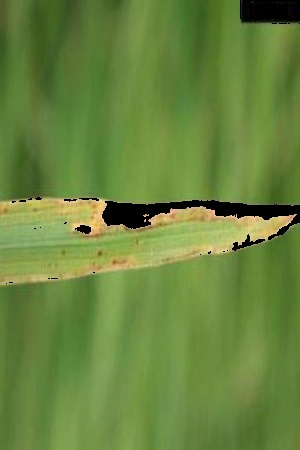
#> input picture ramesh&vydeki/images/result_image.jpg, 300 x 450 px
$ python segmentation.py
#> lines starting #> are read from the running program, lines starting #| are printed output that depends on the picture; after the words box and inside, x2 and y2 are one past the last pixel; in counts of white or black regions, pixels touching at a corner belong together
import cv2
import numpy as np
import matplotlib.pyplot as plt
from sklearn.cluster import KMeans

# Load the image
image = cv2.imread('./images/result_image.jpg')
#> image is the input picture: shape (450, 300, 3); mean B, G, R 61.8, 132.7, 104.4

# Convert the image to the HSV color space
hsv_image = cv2.cvtColor(image, cv2.COLOR_BGR2HSV)
#> hsv_image: shape (450, 300, 3); mean H, S, V 42, 139.4, 133.5

# Extract the hue component
hue = hsv_image[:, :, 0]
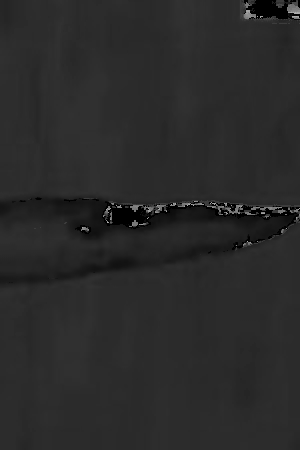
#> hue: shape (450, 300); min 0, max 177, mean 42

# Reshape the hue component to prepare it for K-Means clustering
reshaped_hue = hue.reshape((-1, 1))

# Define the number of clusters (2 for diseased and non-diseased parts)
num_clusters = 2

# Apply K-Means clustering
kmeans = KMeans(n_clusters=num_clusters, random_state=0)
kmeans.fit(reshaped_hue)

# Get the cluster centers
cluster_centers = kmeans.cluster_centers_.squeeze()

# Sort cluster centers by their values to ensure consistency
sorted_centers = np.sort(cluster_centers)

# Determine the threshold value as the middle point between the two clusters
threshold_value = (sorted_centers[0] + sorted_centers[1]) / 2

# Create masks for diseased and non-diseased parts based on the threshold
diseased_mask = hue > threshold_value
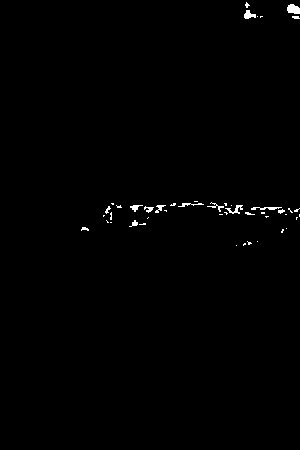
#> diseased_mask: shape (450, 300) bool; 0.6% white; 46 white regions (32 under 20 px), largest, box (x1, y1, x2, y2) and area: (287, 4, 300, 14) 102, (244, 10, 256, 19) 67, (225, 205, 243, 214) 66
non_diseased_mask = hue <= threshold_value

# Set the diseased and non-diseased parts in separate images
diseased_part = np.zeros_like(image)
diseased_part[diseased_mask] = image[diseased_mask]

non_diseased_part = np.zeros_like(image)
non_diseased_part[non_diseased_mask] = image[non_diseased_mask]

# Create histograms for hue values of both parts
hist_diseased = cv2.calcHist([hue], [0], diseased_mask.astype(np.uint8), [256], [0, 256])
#> hist_diseased = 256 values, max 382 at index 120, min 0 at index 0, mean 3.18
hist_non_diseased = cv2.calcHist([hue], [0], non_diseased_mask.astype(np.uint8), [256], [0, 256])
#> hist_non_diseased = 256 values, max 32278 at index 43, min 0 at index 1, mean 524.2

# Display the histograms
plt.subplot(2, 1, 1)
plt.plot(hist_diseased, color='r')
plt.title('Histogram of Hue in Diseased Part')
plt.subplot(2, 1, 2)
plt.plot(hist_non_diseased, color='g')
plt.title('Histogram of Hue in Non-Diseased Part')
plt.show()
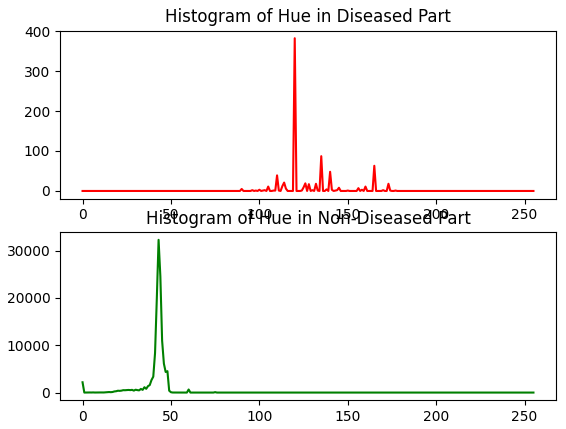
#> figure drawn by matplotlib, 2 panels; panel 1: curve peaks at x = 120, y = 382; panel 2: curve peaks at x = 43, y = 32278

# Display the segmented images
diseased_part = cv2.cvtColor(diseased_part, cv2.COLOR_RGB2HSV)
#> diseased_part: shape (450, 300, 3); mean H, S, V 0.4, 1.3, 0
cv2.imshow('Diseased Part', diseased_part)
cv2.imwrite('./images/diseased_part.jpg', diseased_part)
cv2.imshow('Non-Diseased Part', non_diseased_part)
cv2.waitKey(0)
cv2.destroyAllWindows()
